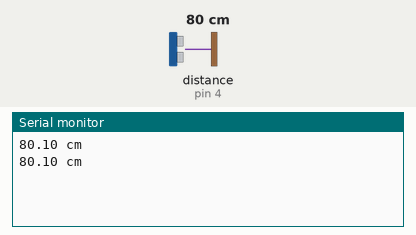
Bench run of a sketch on a simulated Arduino Uno, built with avr-gcc and run on an emulated ATmega328P. Parts: the last lines printed to the serial monitor. Wiring (inferred from the names in the program): ultrasonic range finder: trigger pin 5; echo pin 4. The test bench sets the inputs (shaded band); at power-on: distance to the obstacle (sensor on pin 4) 80 cm. The echo pulse lasts 58.3 µs per cm.

Above: at 2.8 s.
2.9 s: distance to the obstacle (sensor on pin 4) set to 2 cm
At 4.4 s:
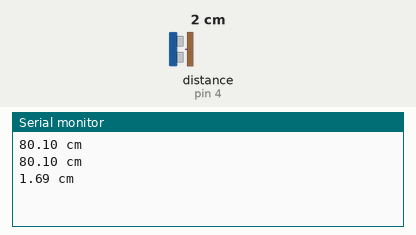
5.6 s: distance to the obstacle (sensor on pin 4) set to 4 cm
At 7.2 s:
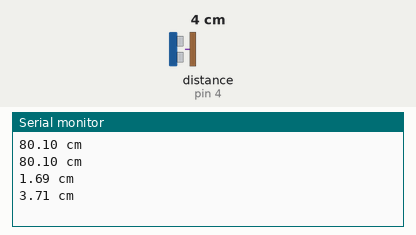
Timing chart, 0 to 8.7 s (numbered marks = the images above; inputs shaded):
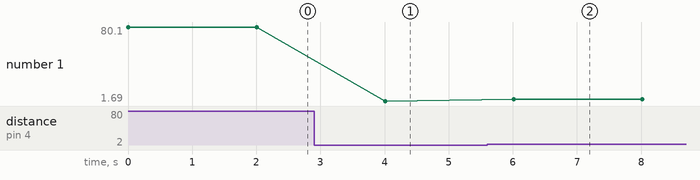

Measured:
- after the input at 2.9 s, the serial monitor: prints a new line after 1.1 s (image 1)
- after the input at 5.6 s, the serial monitor: prints a new line after 0.41 s (image 2)
- plotted number 1: 80.1 → 1.69 after the input at 2.9 s, 1.69 → 3.71 after the input at 5.6 s

The sketch:

HCSR04_Ultrasonic.ino
```cpp
/*
 * Demonstrates use of HC-SR04 ultrasonic range module
 *
 * This sketch sends a 10us pulse HIGH at trigger pin of HC-SR04.
 * HC-SR04 return a pulse HIGH at echo pin which corresponds the distance.
 *     Time = Width of Echo pulse, in us (micro second)
 *     Distance in centimeters = Time / 58
 *
 * HC-SR04 works at 5V domain.
 * It means the echo pin needs level shift from 5V to 3.3V.
 * We can either use a level converter or use resister to devide the level.
 *
 **/

const int trigger_pin = 5;
const int echo_pin    = 4;

void setup() {
    Serial.begin(115200);
    pinMode(trigger_pin, OUTPUT);
    pinMode(echo_pin, INPUT);
}

void loop() {
    float duration, distance;

    // trigger a 10us HIGH pulse at trigger pin
    digitalWrite(trigger_pin, HIGH);
    delayMicroseconds(10);
    digitalWrite(trigger_pin, LOW);

    // measure time cost of pulse HIGH at echo pin
    duration = pulseIn (echo_pin, HIGH);

    // calculate the distance from duration
    distance = duration / 58;

    Serial.print(distance);
    Serial.println(" cm");

    // wait for next calculation
    delay(2000);
}
```
